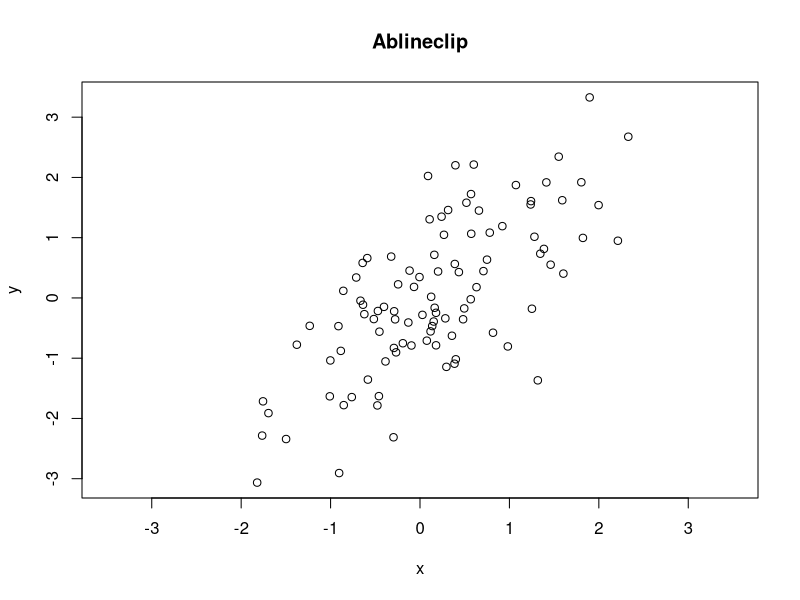

Write the R code that produced this figure. (Note: this script raises an error after producing the figure.)
# The plotrix demo in roughly alphabetical order
# Press <Enter> to advance through the demo,
# Ctrl-C (Linux) or Esc (Windows) to exit
par(ask=TRUE)
x <- rnorm(100)
y <- x + rnorm(100)
lmfit <- lm(y~x)
plot(x,y,xlim=c(-3.5,3.5),main="Ablineclip")
ablineclip(lmfit,x1=-2,x2=2,lty=2)
ablineclip(h=0,x1=-2,x2=2,lty=3,col="red")
ablineclip(v=0,y1=-2.5,y2=1.5,lty=4,col="green")
testdf<-data.frame(Before=c(10,7,5),During=c(8,6,2),After=c(5,3,4))
rownames(testdf)<-c("Red","Green","Blue")
barp(testdf,main="Test addtable2plot",ylab="Value",
 names.arg=colnames(testdf),col=2:4)
addtable2plot(2,8,testdf,bty="o",display.rownames=TRUE,hlines=TRUE,
 title="The table")
plot(0,xlim=c(1,5),ylim=c(1,5),main="Arctext",xlab="",ylab="",
 type="n")
arctext("bendy like spaghetti",center=c(3,3),col="blue")
arctext("bendy like spaghetti",center=c(3,3),radius=1.5,start=pi,cex=2)
arctext("bendy like spaghetti",center=c(3,3),radius=0.5,
 start=pi/2,stretch=1.2)
plot(3:10,main="Axis break test")
# put a break at the default axis and position
axis.break()
axis.break(2,2.9,style="zigzag")
twogrp<-c(rnorm(10)+4,rnorm(10)+20)
gap.plot(twogrp,gap=c(8,16),xlab="Index",ylab="Group values",
 main="Two separated groups with gap axis break",
 col=c(rep(2,10),rep(3,10)),ytics=c(3,5,18,20))
legend(12,6,c("Low group","High group"),pch=1,col=2:3)
plot(1:10*0.001,1:10*100,axes=FALSE,xlab="",ylab="",main="Axis multipliers")
box()
axis.mult(1,mult=0.001)
axis.mult(2,mult=100)
par(mar=c(5,5,4,2))
test.df<-data.frame(Age=rnorm(100,25,10),
 Sex=sample(c("M","F"),100,TRUE),
 Marital=sample(c("M","X","S","W"),100,TRUE),
 Employ=sample(c("FT","PT","NO"),100,TRUE))
test.col<-list(Overall="green",Employ=c("purple","orange","brown"),
 Marital=c("#1affd8","#caeecc","#f7b3cc","#94ebff"),Sex=c(2,4))
barNest(formula=Age~Sex+Marital+Employ,data=test.df,main="barNest",
 col=test.col,showall=TRUE)
happyday<-data.frame(Monday=c(2.3,3.4),Tuesday=c(2.8,3.3),Wednesday=c(3.2,3.1),
Thursday=c(3.6,2.8),Friday=c(4.2,2.6),Saturday=c(4.5,2.9),Sunday=c(4.1,2.8))
happylabels<-c("Utterly dashed","Rather mopey","Indifferent","Somewhat elated",
 "Euphoric")
barp(happyday,names.arg=names(happyday),legend.lab=c("Slaves","Unemployed"),
 legend.pos=list(x=2,y=4.5),col=c("#ee7700","#3333ff"),
 main="Test of barp, staxlab and color.legend",
 xlab="Day of week",ylab="Happiness rating",ylim=c(1,5),staxx=TRUE,staxy=TRUE,
 height.at=1:5,height.lab=happylabels,cex.axis=0.9,cylindrical=TRUE,
 shadow=TRUE)
par(mar=c(5,4,4,2))
h1<-table(cut(rnorm(100,4),breaks=seq(0,8,by=2)))
h2<-table(cut(rnorm(100,4),breaks=seq(0,8,by=2)))
h3<-table(cut(rnorm(100,4),breaks=seq(0,8,by=2)))
hmat<-matrix(c(h1,h2,h3),nrow=3,byrow=TRUE)
barp(hmat,names.arg=names(h1),width=0.45,col=2:4,
 main="Multiple histogram using barp",xlab="Bins",ylab="Frequency")
legend(3.8,50,c("h1","h2","h3"),fill=2:4)
x<-rnorm(10)
y<-rnorm(10)
plot(x,y,type="p",main="Boxed.labels")
nums<-c("one","two","three","four","five","six","seven","eight","nine","ten")
boxed.labels(x,y-0.1,nums)
test.df<-data.frame(a=rnorm(80)+4,b=rnorm(80)+4,c=rep(LETTERS[1:4],each=20),
 d=rep(rep(letters[1:4],each=4),5))
bp<-brkdn.plot("a","c","d",test.df,main="Test of brkdn.plot",
 mct="median",md="mad",xlab="Temperature range", ylab="Cognition",
 xaxlab=c("10-15","16-20","21-25","25-30"),pch=1:4,lty=1:4,col=1:4)
es<-emptyspace(bp)
legend(es,legend=c("Sydney","Gosford","Karuah","Brisbane"),pch=1:4,
 col=1:4,lty=1:4,xjust=0.5,yjust=0.5)
educattn<-matrix(c(90.4,90.3,75.7,78.9,66,71.8,70.5,70.4,68.4,67.9,
 67.2,76.1,68.1,74.7,68.5,72.4,64.3,71.2,73.1,77.8),ncol=2,byrow=TRUE)
rownames(educattn)<-c("Anchorage AK","Boston MA","Chicago IL",
 "Houston TX","Los Angeles CA","Louisville KY","New Orleans LA",
 "New York NY","Philadelphia PA","Washington DC")
colnames(educattn)<-c(1990,2000)
bumpchart(educattn,rank=FALSE,
 main="Percentage high school completion by over 25s",col=rainbow(10))
# margins have been reset, so use
par(xpd=TRUE)
boxed.labels(1.5,seq(65,90,by=5),seq(65,90,by=5))
par(xpd=FALSE)
testcp<-list("",40)
for(i in 1:40) testcp[[i]]<-rnorm(sample(1:8,1)*50)
segs<-get.segs(testcp)
centipede.plot(segs,main="Centipede plot",vgrid=0)
xy.mat<-cbind(sample(1:10,200,TRUE),sample(1:10,200,TRUE))
clusteredpoints<-
 cluster.overplot(xy.mat,col=rep(c("red","green"),each=100))
plot(clusteredpoints,col=clusteredpoints$col,
 main="Cluster overplot test")
xy.mat<-cbind(sample(1:10,200,TRUE),sample(1:10,200,TRUE))
count.overplot(xy.mat,main="Count overplot test",
 xlab="X values",ylab="Y values")
 par(mar=c(7,4,4,6))
testcol<-color.gradient(c(0,1),0,c(1,0),nslices=5)
col.labels<-c("Cold","Warm","Hot")
color2D.matplot(matrix(rnorm(100),nrow=10),c(1,0),0,c(0,1),
 main="Test color2D.matplot with color.legend")
color.legend(11,6,11.8,9,col.labels,testcol,gradient="y")
color.legend(10.2,2,11,5,col.labels,testcol,align="rb",gradient="y")
color.legend(0.5,-2,3.5,-1.2,col.labels,testcol)
color.legend(7,-1.8,10,-1,col.labels,testcol,align="rb",col=testcol[c(1,3,5)])
par(mar=c(5,4,4,2))
x<-c(0,cumsum(rnorm(99)))
y<-c(0,cumsum(rnorm(99)))
xydist<-sqrt(x*x+y*y)
plot(x,y,main="Random walk plot (color.scale.lines)",xlab="X",ylab="Y",type="n")
color.scale.lines(x,y,c(1,1,0),0,c(0,1,1),colvar=xydist,lwd=2)
boxed.labels(x,y,labels=1:100,border=FALSE,cex=0.5)
testlen<-rnorm(24)*2+5
testpos<-0:23+rnorm(24)/4
clock24.plot(testlen[7:19],testpos[7:19],
 main="Test Clock24 daytime (symbols)",
 point.col="blue",rp.type="s",lwd=3)
par(mar=c(5,4,4,2))
x<-seq(1,100)
y<-sin(x/5)+x/20
clplot(x,y,main="Clplot")
data(mtcars)
mysubset<-mtcars[substr(dimnames(mtcars)[[1]],1,1)=="M",c("mpg","hp","wt","disp")]
diamondplot(mysubset,name="Diamondplot")
plot(1:10, asp = 1,main="Test draw.arc")
draw.arc(5, 5, 1:10/10, deg2 = 1:10*10, col = "blue")
draw.arc(8, 8, 1:10/10, deg2 = 1:10*10, col = 1:10)
plot(1:5,seq(1,10,length=5),type="n",xlab="",ylab="",main="Test draw.circle")
draw.circle(2,4,c(1,0.66,0.33),border="purple",
 col=c("#ff00ff","#ff77ff","#ffccff"),lty=1,lwd=1)
draw.circle(2.5,8,0.6,border="red",lty=3,lwd=3)
draw.circle(4,3,0.7,border="green",lty=1,lwd=1)
draw.circle(3.5,7,0.8,border="blue",lty=2,lwd=2)
x<-rnorm(10)
y<-rnorm(10)
plot(x,y,main="Find the empty space",xlab="X",ylab="Y")
es<-emptyspace(x,y)
boxed.labels(es,labels="Here is the\nempty space")
iucn.df<-data.frame(area=c("Africa","Asia","Europe","N&C America",
 "S America","Oceania"),threatened=c(5994,7737,1987,4716,5097,2093))
fan.plot(iucn.df$threatened,max.span=pi,
 labels=paste(iucn.df$area,iucn.df$threatened,sep="-"),
 main="Threatened species by geographical area (fan.plot)",ticks=276)
feather.plot(0.6+rnorm(8)/5,seq(0,7*pi/4,by=pi/4),1:8,
 main="Test of feather.plot",xlab="Time",ylab="Value")
plot(1:5,type="n",main="Floating Pie test",xlab="",ylab="",axes=FALSE)
box()
polygon(c(0,0,5.5,5.5),c(0,3,3,0),border="#44aaff",col="#44aaff")
floating.pie(1.7,3,c(2,4,4,2,8),radius=0.5,
 col=c("#ff0000","#80ff00","#00ffff","#44bbff","#8000ff"))
floating.pie(3.1,3,c(1,4,5,2,8),radius=0.5,
 col=c("#ff0000","#80ff00","#00ffff","#44bbff","#8000ff"))
floating.pie(4,1.5,c(3,4,6,7),radius=0.5,
 col=c("#ff0066","#00cc88","#44bbff","#8000ff"))
draw.circle(3.9,2.1,radius=0.04,col="white")
draw.circle(3.9,2.1,radius=0.04,col="white")
draw.circle(3.9,2.1,radius=0.04,col="white")
draw.circle(4,2.3,radius=0.04,col="white")
draw.circle(4.07,2.55,radius=0.04,col="white")
draw.circle(4.03,2.85,radius=0.04,col="white")
text(c(1.7,3.1,4),c(3.7,3.7,3.7),c("Pass","Pass","Fail"))
Ymd.format<-"%Y/%m/%d"
gantt.info<-list(labels=
 c("First task","Second task","Third task","Fourth task","Fifth task"),
 starts=
 as.POSIXct(strptime(
 c("2004/01/01","2004/02/02","2004/03/03","2004/05/05","2004/09/09"),
 format=Ymd.format)),
 ends=
 as.POSIXct(strptime(
 c("2004/03/03","2004/05/05","2004/05/05","2004/08/08","2004/12/12"),
 format=Ymd.format)),
 priorities=c(1,2,3,4,5))
vgridpos<-as.POSIXct(strptime(c("2004/01/01","2004/02/01","2004/03/01",
 "2004/04/01","2004/05/01","2004/06/01","2004/07/01","2004/08/01",
 "2004/09/01","2004/10/01","2004/11/01","2004/12/01"),format=Ymd.format))
vgridlab<-
 c("Jan","Feb","Mar","Apr","May","Jun","Jul","Aug","Sep","Oct","Nov","Dec")
gantt.chart(gantt.info,main="Calendar date Gantt chart (2004)",
 priority.legend=TRUE,vgridpos=vgridpos,vgridlab=vgridlab,hgrid=TRUE)
twogrp<-c(rnorm(10)+4,rnorm(10)+20)
gap.barplot(twogrp,gap=c(8,16),xlab="Index",ytics=c(3,6,17,20),
 ylab="Group values",main="gap.barplot")
twovec<-list(vec1=c(rnorm(30),-6),vec2=c(sample(1:10,40,TRUE),20))
gap.boxplot(twovec,gap=list(top=c(12,18),bottom=c(-5,-3)),
 main="Test gap.boxplot")
twogrp<-c(rnorm(5)+4,rnorm(5)+20,rnorm(5)+5,rnorm(5)+22)
gpcol<-c(2,2,2,2,2,3,3,3,3,3,4,4,4,4,4,5,5,5,5,5)
gap.plot(twogrp,gap=c(8,16),xlab="Index",ylab="Group values",
 main="Test gap.plot",col=gpcol)
plot(0:10,type="n",axes=FALSE,main="gradient.rect")
gradient.rect(1,0,3,6,reds=c(1,0),
 greens=c(seq(0,1,length=10),seq(1,0,length=10)),
 blues=c(0,1),gradient="y")
gradient.rect(4,0,6,6,c(seq(0,1,length=10),rep(1,10)),
 c(rep(1,10),seq(1,0,length=10)),c(0,0),gradient="y")
gradient.rect(7,0,9,6,col=smoothColors("red",38,"blue"),border=NA)
druguse<-matrix(c(sample(c(0,1),200,TRUE),
 sample(c(0,1),200,TRUE),
 sample(c(0,1),200,TRUE),
 sample(c(0,1),200,TRUE)),ncol=4)
colnames(druguse)<-c("Alc","Tob","THC","Amp")
druglist<-makeIntersectList(druguse)
intersectDiagram(druglist)
testmat<-matrix(c(runif(50),sample(1:50,50),rnorm(50)+5,
 sin(1:50)),ncol=50,byrow=TRUE)
kiteChart(testmat,varlabels=c("Uniform","Sample","Normal","Sine"),
 timepos=seq(1:50,by=5))
l <- list(runif(10)*10,1:10,c(1,1,1,1,4,8))
multhist(l,main="Test of multhist")
windagg<-matrix(c(8,0,0,0,0,0,0,0,4,6,2,1,6,3,0,4,2,8,5,3,5,2,1,1,
 5,5,2,4,1,4,1,2,1,2,4,0,3,1,3,1),nrow=5,byrow=TRUE)
oz.windrose(windagg,legend.pos=-27,main="Australian BoM wind rose")
y<-runif(8)
oldpar<-panes()
boxplot(y,axes=FALSE)
box()
tab.title("Boxplot of y",tab.col="#88dd88")
barplot(y,axes=FALSE,col=2:9)
box()
tab.title("Barplot of y",tab.col="#88dd88")
pie(y,col=2:9)
tab.title("Pie chart of y",tab.col="#88dd88")
box()
plot(y,xaxs="i",xlim=c(0,9),axes=FALSE,col=2:9)
box()
tab.title("Scatterplot of y",tab.col="#88dd88")
# center the title at the left edge of the last plot
mtext("Test of panes function",at=0,side=1,line=0.8,cex=1.5)
par(oldpar)
pieval<-c(2,4,6,8)
pielabels<-
 c("We hate\n pies","We oppose\n  pies","We don't\n  care","We just love pies")
pie3D(pieval,radius=0.9,labels=pielabels,explode=0.1,main="3D PIE OPINIONS")
sex<-sample(c("M","F"),100,TRUE)
hair<-sample(c("Blond","Black","Brown","Red"),100,TRUE)
eye<-sample(c("Blue","Black","Brown","Green"),100,TRUE)
charac<-data.frame(sex=sex,hair=hair,eye=eye)
characlist<-makeDendrite(charac)
plot.dendrite(characlist,names(charac),
 main="Dendrogram of sex, hair and eye color",cex=0.8)
qnt<-rpois(365,2)
qtdates<-seq(as.Date("2007-01-01"),as.Date("2007-12-31"),by=1)
qnt[c(30,60,90,120,150,180,210,240,270,300,330,360)]<-rep(8,length.out=12)
qt.plot(qnt,as.numeric(qtdates),xlab="Number of days interval",
ylab="Standard drinks per session",main="Test qt.plot")
posmat<-matrix(sample(2:9,30,TRUE),nrow=3)
radial.plot(posmat,labels=paste("X",1:10,sep=""),rp.type="p",
 main="Spiderweb plot (radial.plot)",line.col=2:4,show.grid=FALSE,lwd=1:3,
 radial.lim=c(0,10))
x <- runif(20)
y <- runif(20)
revaxis(x,y,yside=4,main="Test revaxis")
x <- c(0.1,0.1,0.1,0.1,0.1,0.2,0.2,0.2,0.2,0.3,0.3)
y <- c( 1,  1,  1,  1,  2,  2,  2,  3,  3,  4,  5 )
plot(x,y)
sizeplot(x,y,main="sizeplot")
cat1<-sample(c("None","Low","Medium","High"),40,TRUE)
cat2<-sample(c("None","Low","Medium","High"),40,TRUE)
cat3<-sample(c("None","Low","Medium","High"),40,TRUE)
hcats<-data.frame(cat1,cat2,cat3)
bhcol<-list(c("#ff8080","#dddd80","#80ff80","#8080ff"),
 c("red","green","lightblue","yellow"),
 c("#ffffff","#bbbbbb","#999999","#666666"))
sizetree(hcats,col=bhcol,main="sizetree (hierarchical count chart)")
soils.sw.percent<-data.frame(
 Sand=c(67,67,66,67,36,25,24,59,27,9,8,8,20,
 45,50,56,34,29,39,41,94,98,97,93,96,99),
 Silt=c(17,16,9,8,39,48,54,27,46,70,68,68,66,
 34,30,24,48,53,46,48,2,2,2,4,1,1),
 Clay=c(16,17,25,25,25,27,22,14,27,21,24,24,
 14,21,20,20,18,18,15,11,4,0,1,3,3,0))
soils.sw.cols <- c(1, 1, 1, 1, 2, 2, 2, 2, 2, 3, 3,
 3, 3, 4, 4, 4, 5, 5, 5, 5, 6, 6, 6, 6, 6, 6)
soils.sw.names <- c("Ardington","Astrop","Atrim",
 "Banbury","Beacon","Beckfoot")
soil.texture.uk(soils.sw.percent,
 main = "Ternary Diagram for Some Soils from South West England",
 col.lines = "black", col.names = "black", show.grid = TRUE,
 col.grid = "blue", lty.grid = 2,  pch = 16, cex = 1.0,
 col.symbols = soils.sw.cols, h1 = NA, h3 = NA, t1 = NA,
 t3 = NA , lwduk = 2, xpos = NA, ypos = NA,
 snames = NA, cexuk = 1.1)
legend("topleft", legend = soils.sw.names, col = 1:max(soils.sw.cols),
 pch = 16, cex = 1.1, title = "Location", bty = "n")
fpkids<-data.frame(Food=c("Fatty/sugary","Fruit","Starchy","Meat",
 "Proc.meat","Eggs","Fish","Dairy","Vegetables"),
 Female=c(4.21,4.22,3.98,3.57,3.55,3.46,3.34,3.26,3.13),
 Male=c(4.35,4.13,4.02,3.9,3.81,3.64,3.45,3.27,2.96))
plot(rep(1,9),fpkids$Female,xlim=c(0.8,2.2),
 ylim=range(c(fpkids$Female,fpkids$Male)),xlab="Sex",xaxt="n",
 ylab="Mean preference rating",main="Children's food preferences by sex",
 col="red")
axis(1,at=1:2,labels=c("Female","Male"))
points(rep(2,9),fpkids$Male,col="blue",pch=2)
spread.labels(rep(1:2,each=9),c(fpkids$Female,fpkids$Male),
 fpkids$Food,between=TRUE,linecol=c("red","blue"))
testx<-matrix(abs(rnorm(100)),nrow=10)
stackpoly(matrix(cumsum(testx),nrow=10),main="Test Stackpoly I",
 xaxlab=c("One","Two","Three","Four","Five",
 "Six","Seven","Eight","Nine","Ten"),border="black",staxx=TRUE)
sample_size<-c(500,-72,428,-94,334,-45,289)
totals<-c(TRUE,FALSE,TRUE,FALSE,TRUE,FALSE,TRUE)
labels<-c("Contact list","Uncontactable","","Declined","","Ineligible",
 "Final sample")
staircase.plot(sample_size,totals,labels,
 main="Acquisition of the sample (staircase.plot)",
 total.col="gray",inc.col=2:4,bg.col="#eeeebb",direction="s")
x<-rnorm(20)
y<-rnorm(20)
xlim<-range(x)
xspace<-(xlim[2]-xlim[1])/20
xlim<-c(xlim[1]-xspace,xlim[2]+xspace)
ylim<-range(y)
yspace<-(ylim[2]-ylim[1])/20
ylim<-c(ylim[1]-yspace,ylim[2]+yspace)
plotlabels<-
 c("one","two","three","four","five","six","seven","eight","nine","ten",
 "eleven","twelve","thirteen","fourteen","fifteen","sixteen","seventeen",
 "eighteen","nineteen","twenty")
plot(x=x,y=y,xlim=xlim,ylim=ylim,main="Test thigmophobe.labels")
thigmophobe.labels(x,y,plotlabels,col=c(2:6,8:12))
data(soils)
triax.return<-triax.plot(soils[1:6,],main="Test triax.plot",
 show.grid=TRUE,show.legend=TRUE,col.symbols=1:6,pch=4)
par(triax.return$oldpar)
twoord.plot(2:10,seq(3,7,by=0.5)+rnorm(9),
 1:15,rev(60:74)+rnorm(15),xlab="Sequence",
 ylab="Ascending values",rylab="Descending values")
tab.title("Test of twoord.plot and tab.title",tab.col="yellow",radius=0.5)
o<-matrix(rep(pi*seq(0.1,0.8,by=0.1),7),ncol=8,byrow=TRUE)
m<-matrix(rnorm(56)+4,ncol=8,byrow=TRUE)
plot(0,xlim=c(0.7,8.3),ylim=c(0.7,7.3),type="n",
 main="Test vector.field with lengthKey")
vectorField(o,m,vecspec="rad")
lengthKey(0.3,-0.5,c(0,5,10),0.24)
zoomInPlot(rnorm(100),rnorm(100),rxlim=c(-1,1),rylim=c(-1,1),
 zoomtitle="Zoom In Plot",titlepos=-1.5)
par(ask=FALSE)
